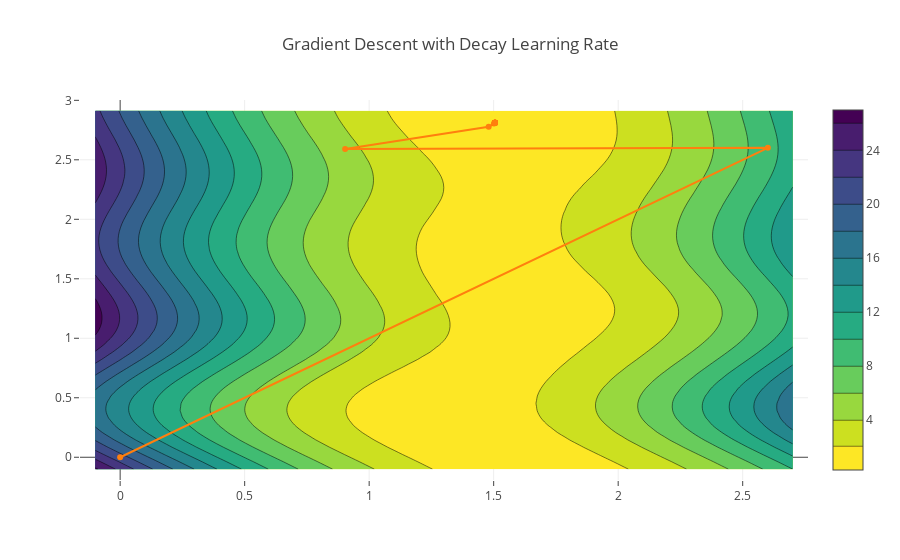

Write notebook code for a chart like this one.
### Code cell
## Run me
contour_plot('Gradient Descent with Decay Learning Rate', ts_decay, l2_loss, sin_model, x, y)
